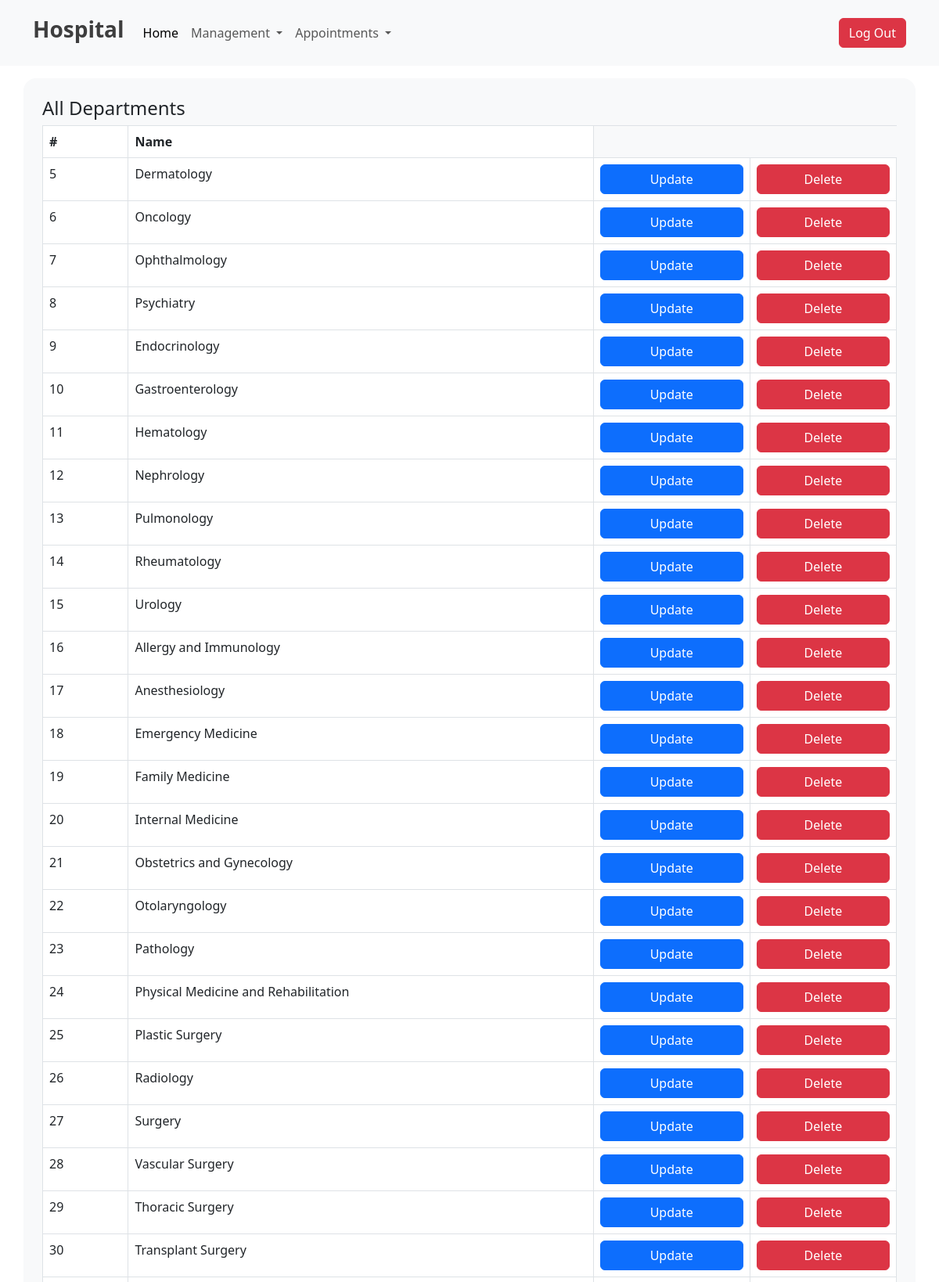
Screenshot of /all-departments.php (upper part) with the database file from the repository.
### tables this page shows
CREATE TABLE `departments` (
  `id` int(11) NOT NULL,
  `name` varchar(255) NOT NULL
);

### all-departments.php (the view, shortened to what this page needs)
<?php
include "./dbcon.php";
?>
<!DOCTYPE html>
<html lang="en">
<head>
    <link href="https://cdn.jsdelivr.net/npm/bootstrap@5.3.0/dist/css/bootstrap.min.css" rel="stylesheet" />
</head>
<body>
    <?php include './header.php'; ?>
    <section class="container bg-light -10 rounded-4 p-4 mt-3">
        <h4>All Departments</h4>
        <table class="table table-bordered">
            <thead>
                <tr>
                    <th>#</th>
                    <th>Name</th>
                </tr>
            </thead>
            <?php
            $result = mysqli_query($dbcon, "Select * from `departments` ");
            if ($result) {
                while ($row = mysqli_fetch_assoc($result)) {
                    $id = $row['id'];
                    $name = $row['name'];
                    echo '<tr>
                                    <td>' . $id . '</td>
                                    <td>' . $name . '</td>
                                    <td><button class="btn btn-primary w-100"><a class="nav-link" href="./update-department.php?updateid=' . $id . '">Update</a> </button></td>
                                    <td><button class="btn btn-danger w-100" ><a class="nav-link" href="./delete-department.php?deleteid=' . $id . '">Delete</a> </button></td>
                                    </tr>';
                }
            } ?>
        </table>
    </section>
</body>
</html>

### rows the page displays
departments: id "5", name "Dermatology"
departments: id "6", name "Oncology"
departments: id "7", name "Ophthalmology"
departments: id "8", name "Psychiatry"
departments: id "9", name "Endocrinology"
departments: id "10", name "Gastroenterology"
departments: id "11", name "Hematology"
departments: id "12", name "Nephrology"
departments: id "13", name "Pulmonology"
departments: id "14", name "Rheumatology"
departments: id "15", name "Urology"
departments: id "16", name "Allergy and Immunology"
departments: id "17", name "Anesthesiology"
departments: id "18", name "Emergency Medicine"
departments: id "19", name "Family Medicine"
departments: id "20", name "Internal Medicine"
departments: id "21", name "Obstetrics and Gynecology"
departments: id "22", name "Otolaryngology"
departments: id "23", name "Pathology"
departments: id "24", name "Physical Medicine and Rehabilitation"
departments: id "25", name "Plastic Surgery"
departments: id "26", name "Radiology"
departments: id "27", name "Surgery"
departments: id "28", name "Vascular Surgery"
departments: id "29", name "Thoracic Surgery"
departments: id "30", name "Transplant Surgery"
